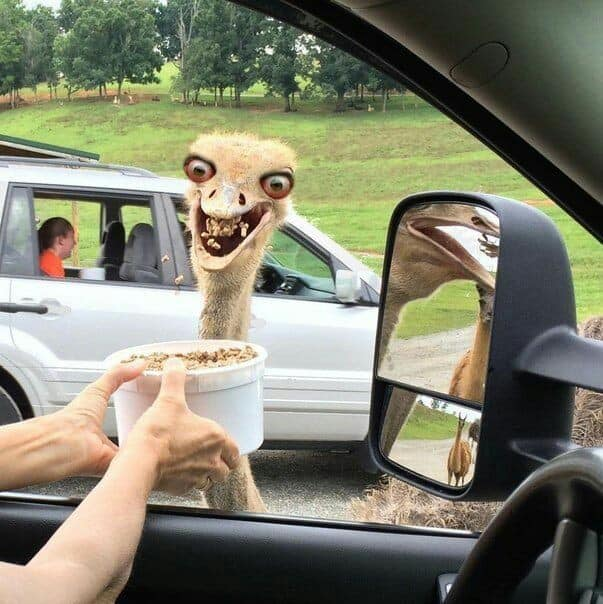
#> input picture Python/ex3/low1.jpg, 603 x 604 px
$ python LAB2.py
#> lines starting #> are read from the running program, lines starting #| are printed output that depends on the picture
import numpy as np
import cv2
img = cv2.imread("low1.jpg")
#> img is the input picture: shape (604, 603, 3); mean B, G, R 109.4, 128.2, 128.2
xp = [0, 120, 180, 255]
fp = [0, 50, 220, 255]
x = np.arange(256)
table = np.interp(x, xp, fp).astype('uint8')
result = cv2.LUT(img, table)
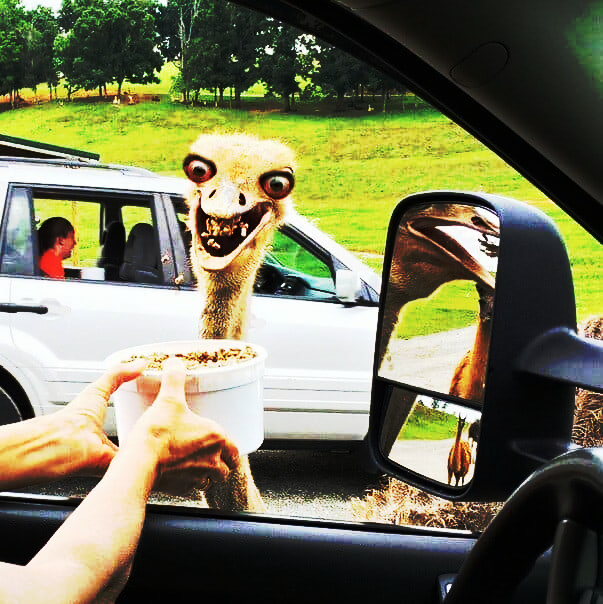
#> result: shape (604, 603, 3); mean B, G, R 87, 117.6, 117.5
img3 = cv2.hconcat([img,result])
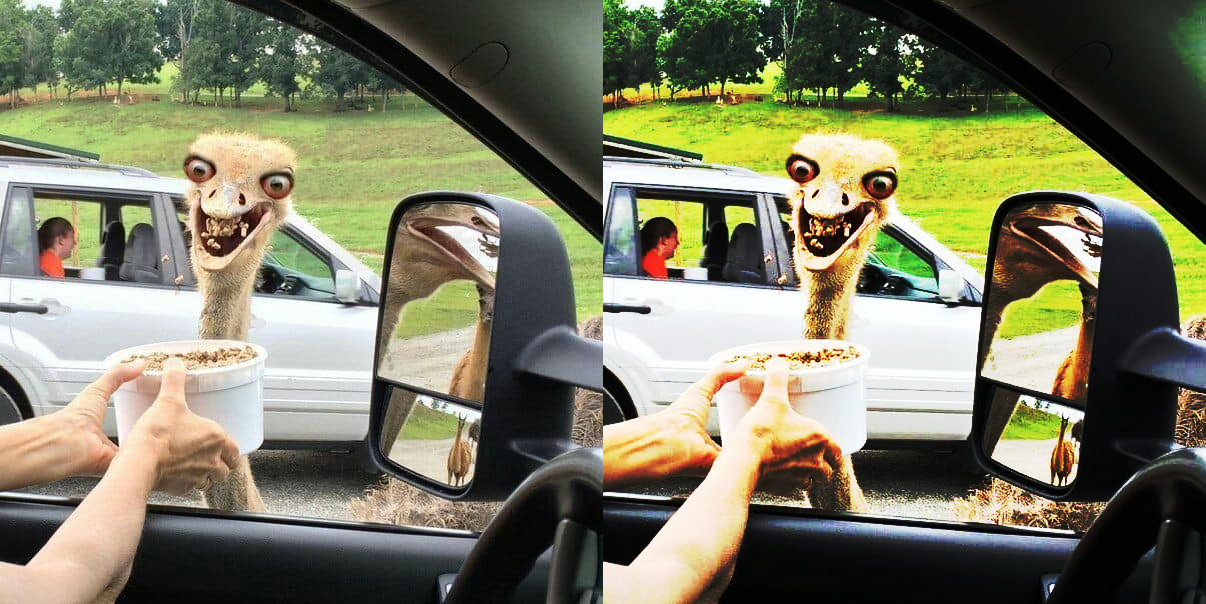
#> img3: shape (604, 1206, 3); mean B, G, R 98.2, 122.9, 122.9
cv2.imshow('gamma transformation',img3)
cv2.waitKey(0)
